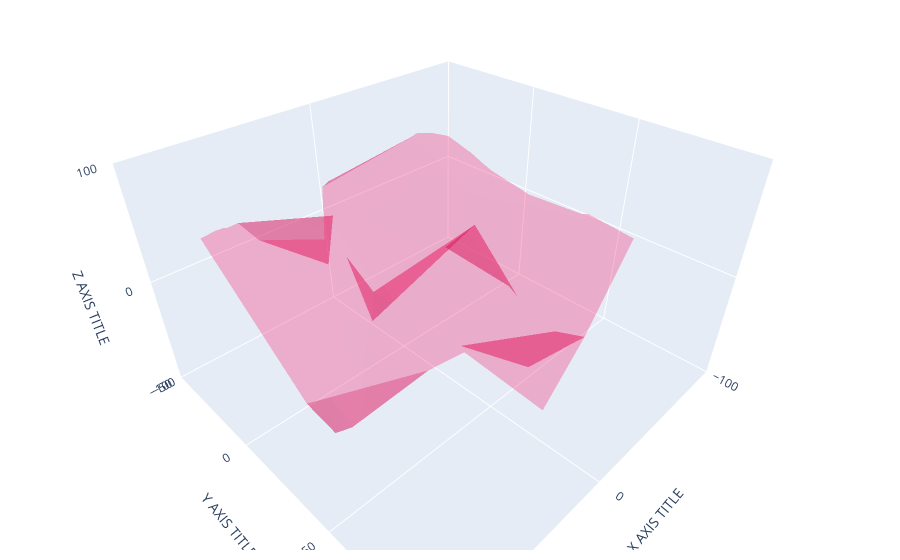

The cell this chart's notebook holds for it:
### Markdown cell above
## Set axis Title

### Code cell
fig3 = go.Figure(data=[go.Mesh3d(x=(60*np.random.randn(N)),
                                y=(55*np.random.randn(N)),
                                z = (40*np.random.randn(N)),
                               opacity = 0.5,
                               color = 'rgba(244,22,100,0.6)')])
fig3.update_layout(
    scene = dict(
    xaxis = dict(nticks = 4, range=[-100,100],),
    yaxis = dict(nticks = 4, range=[-50,100],),
    zaxis = dict(nticks=4,range=[-100,100],),),
width = 700,
margin=dict(r=20, l=10, b=10, t=10))

##labelling axis
fig3.update_layout(scene = dict(
    xaxis_title='X AXIS TITLE',
    yaxis_title='Y AXIS TITLE',
    zaxis_title='Z AXIS TITLE'),
    width= 700,
    margin=dict(r=20,b=10,l=10,t=10))

fig3.show()

### Figure 1 — Plotly figure (JSON) as saved in the notebook; plotly's stock layout.template omitted (floating-point values rounded to 4 significant figures)
{"data": [{"color": "rgba(244,22,100,0.6)", "opacity": 0.5, "type": "mesh3d", "x": [-73.07, 3.462, 36.5, -21.1, 22.12, 6.278, -20.66, -3.649, -11.7, -118.5, -89.95, 25.97, -125.3, 69.5, -84.6, 1.832, 28.33, -38.2, 69.76, -82.25, 54.41, 8.913, -9.071, 60.7, 32.36, -72.27, 84.71, 60.24, 6.228, 8.981, 80.17, 99.49, 36.76, -69.76, 7.215, 49.2, -50.07, -72.35, 0.3467, 6.742], "y": [20.78, 67.67, -120.0, 5.492, -11.31, 0.8662, 9.209, 56.42, 30.74, -2.513, 4.901, 5.795, -7.313, 72.71, -105.2, -77.08, 87.87, 31.55, 34.69, 63.7, -111.0, 79.15, -64.16, -54.05, 56.99, -63.56, 29.2, 78.5, -35.73, -32.4, 36.96, 49.3, 18.79, -86.98, 88.56, 34.24, -129.6, -49.49, -58.3, -42.77], "z": [10.24, -28.61, 49.0, 44.35, 2.97, -42.13, -0.02452, 16.27, 46.5, -18.57, 3.189, -39.87, -18.44, 46.73, 63.85, -13.8, -10.57, -30.43, -61.18, 14.91, 18.91, 24.18, 1.045, 21.17, 6.615, 49.78, 14.98, 58.05, 42.89, 14.36, -49.69, 20.69, 12.83, 76.74, 29.69, -45.25, -31.71, 38.56, -7.724, -48.12]}], "layout": {"autosize": true, "margin": {"b": 10, "l": 10, "r": 20, "t": 10}, "scene": {"aspectmode": "auto", "aspectratio": {"x": 1.189, "y": 1.154, "z": 0.7293}, "camera": {"center": {"x": 0, "y": 0, "z": 0}, "eye": {"x": 1.063, "y": 1.063, "z": 1.063}, "projection": {"type": "perspective"}, "up": {"x": 0, "y": 0, "z": 1}}, "xaxis": {"nticks": 4, "range": [-100, 100], "title": {"text": "X AXIS TITLE"}, "type": "linear"}, "yaxis": {"nticks": 4, "range": [-50, 100], "title": {"text": "Y AXIS TITLE"}, "type": "linear"}, "zaxis": {"nticks": 4, "range": [-100, 100], "title": {"text": "Z AXIS TITLE"}, "type": "linear"}}}}
